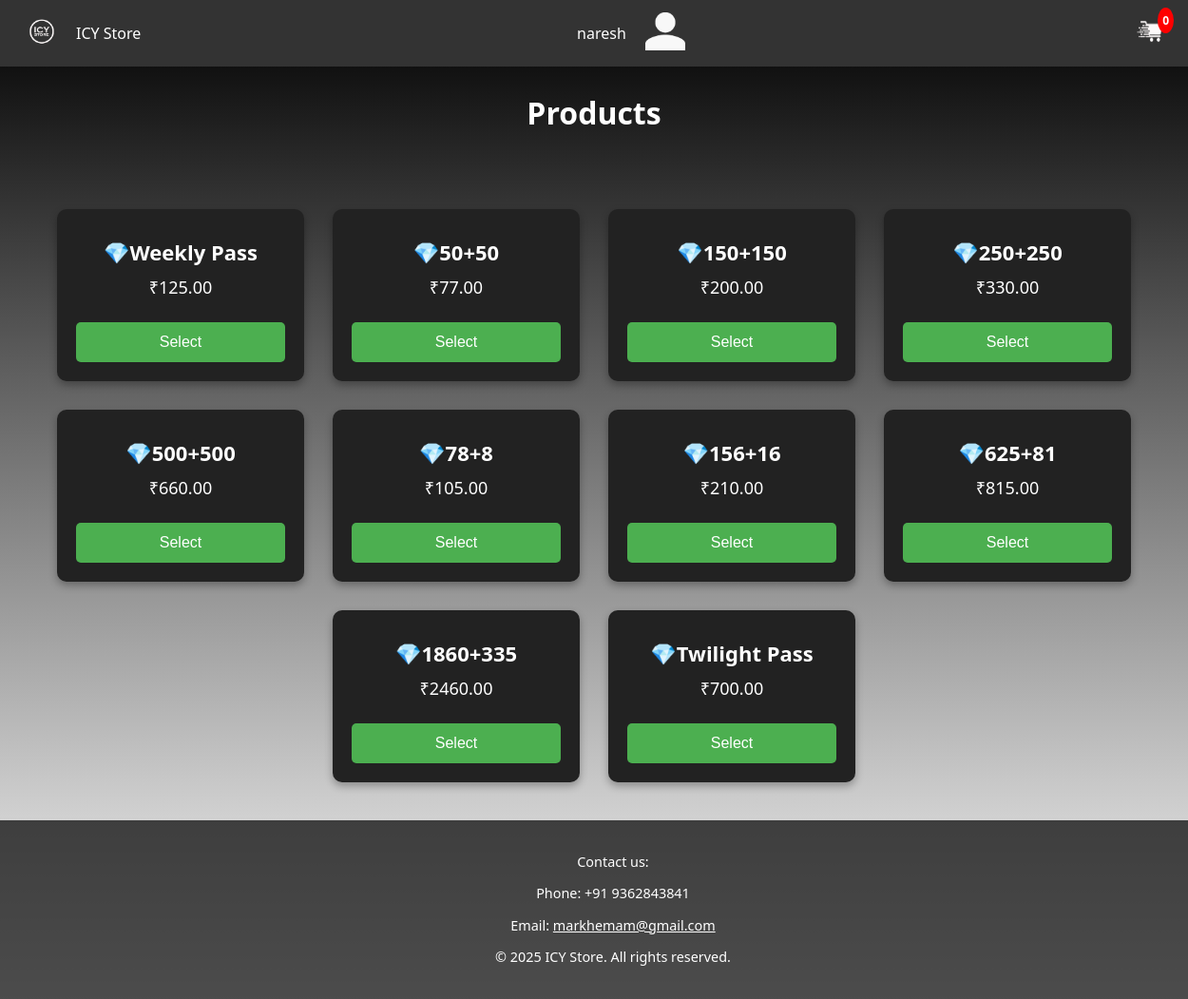
The page /products/ (signed in) on the database its author committed.
### users/models.py (models this page shows, shortened)
class Product(models.Model):
    name = models.CharField(max_length=100)
    price = models.DecimalField(max_digits=10, decimal_places=2)

### users/views.py (the view)
# urls.py: path('products/', views.products, name='products'),
@login_required
def products(request):
    products = Product.objects.all()  # Fetch all products from the database
    cart_item_count = Cart.objects.filter(user=request.user).count()
    return render(request, 'products.html', {'products': products, 'cart_item_count': cart_item_count})

### users/templates/products.html (shortened to what this page needs)
{% load static %}
<!DOCTYPE html>
<html lang="en">
<head>
    <link rel="stylesheet" href="{% static 'styles.css' %}">
</head>
<body>
    <header class="header">
        <div class="logo-container">
            <img src="{% static 'logo.png' %}" alt="ICY Store Logo" class="logo">
            <span class="store-name">ICY Store</span>
        </div>
        <div class="user-info">
            <span class="username">{{ user.username }}</span>
            <div class="user-dropdown">
                <img src="{% static 'person-icon.png' %}" alt="User Icon" class="person-icon" onclick="toggleDropdown()">
            </div>
        </div>
        <div class="cart-container">
            <img src="{% static 'cart.png' %}" alt="Cart" class="cart-icon" onclick="viewCart()">
            <span class="cart-item-count" id="cart-item-count">{{ cart_item_count }}</span>
        </div>
    </header>
    <main>
        <center><h2>Products</h2></center>
        <div class="main-content">
            <div class="diamond-packs">
                {% for product in products %}
                    <div class="diamond-pack" data-id="{{ product.id }}" data-name="{{ product.name }}" data-price="{{ product.price }}">
                        <h3>💎{{ product.name }}</h3>
                        <p>₹{{ product.price }}</p>
                        <button class="select-pack" onclick="openDialog(this)">Select</button>
                    </div>
                {% empty %}
                    <p>No products available right now. Please check back later!</p>
                {% endfor %}
            </div>
        </div>
    </main>
    <footer>
        <p>Contact us:</p>
        <p>Phone: +91 9362843841</p>
        <p>Email: <a href="mailto:markhemam@gmail.com">markhemam@gmail.com</a></p>
        <p>&copy; 2025 ICY Store. All rights reserved.</p>
    </footer>
</body>
</html>

### users/static/styles.css (style rules this page uses)
body { margin: 0; padding: 0; font-family: 'Segoe UI', Tahoma, Geneva, Verdana, sans-serif; background: linear-gradient(to bottom, #000000, #ffffff); color: #fff; min-height: 100vh; display: flex; flex-direction: column; }
h2 { font-size: 2em; margin-bottom: 40px; }
header { background-color: #333; color: #fff; padding: 10px 20px; display: flex; justify-content: space-between; align-items: center; }
header .logo-container, .user-info { display: flex; align-items: center; }
header .logo { height: 50px; width: auto; margin-right: 10px; }
header .user-info { display: flex; align-items: center; gap: 20px; }
header .user-dropdown { position: relative; }
.diamond-packs { display: flex; flex-wrap: wrap; justify-content: center; gap: 30px; padding: 40px; }
.diamond-pack { background-color: #222; color: white; padding: 20px; border-radius: 10px; text-align: center; width: 220px; box-shadow: 0 4px 8px rgba(0, 0, 0, 0.3); transition: transform 0.3s ease, box-shadow 0.3s ease; }
.diamond-pack h3 { margin: 10px 0; font-size: 22px; }
.diamond-pack p { font-size: 18px; margin: 10px 0; }
.select-pack { background-color: #4CAF50; border: none; color: white; padding: 12px; margin-top: 15px; cursor: pointer; border-radius: 5px; width: 100%; font-size: 16px; transition: background-color 0.3s ease; }
footer { background-color: rgba(0, 0, 0, 0.7); text-align: center; padding: 20px; font-size: 0.9em; margin-top: auto; position: relative; width: 100%; }
footer a { color: #ffffff; text-decoration: underline; }
.cart-container { position: relative; display: inline-block; margin-left: 10px; }
.cart-icon { width: 40px; height: 40px; cursor: pointer; }
.cart-item-count { position: absolute; top: -5px; right: -5px; background-color: red; color: white; font-size: 12px; border-radius: 50%; padding: 5px; font-weight: bold; }
.person-icon { height: 40px; }

### rows shown on the page
Product: name "Weekly Pass", price "125.00"
Product: name "50+50", price "77.00"
Product: name "150+150", price "200.00"
Product: name "250+250", price "330.00"
Product: name "500+500", price "660.00"
Product: name "78+8", price "105.00"
Product: name "156+16", price "210.00"
Product: name "625+81", price "815.00"
Product: name "1860+335", price "2460.00"
Product: name "Twilight Pass", price "700.00"

### other values the page prints
{{ user.username }} "naresh"
{{ cart_item_count }} "0"
